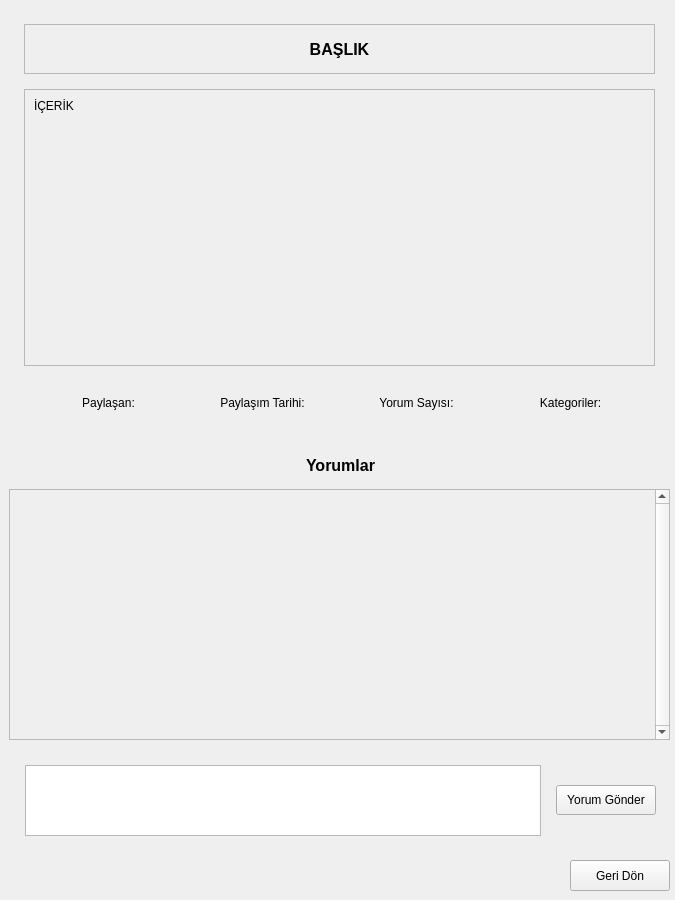
<?xml version="1.0" encoding="UTF-8"?>
<ui version="4.0">
 <class>postViewPanel</class>
 <widget class="QWidget" name="postViewPanel">
  <property name="geometry">
   <rect>
    <x>0</x>
    <y>0</y>
    <width>675</width>
    <height>900</height>
   </rect>
  </property>
  <property name="minimumSize">
   <size>
    <width>675</width>
    <height>900</height>
   </size>
  </property>
  <property name="maximumSize">
   <size>
    <width>675</width>
    <height>900</height>
   </size>
  </property>
  <property name="windowTitle">
   <string>Gönderi Ekranı</string>
  </property>
  <widget class="QWidget" name="verticalLayoutWidget">
   <property name="geometry">
    <rect>
     <x>9</x>
     <y>9</y>
     <width>661</width>
     <height>431</height>
    </rect>
   </property>
   <layout class="QVBoxLayout" name="verticalLayout">
    <property name="spacing">
     <number>15</number>
    </property>
    <property name="leftMargin">
     <number>15</number>
    </property>
    <property name="topMargin">
     <number>15</number>
    </property>
    <property name="rightMargin">
     <number>15</number>
    </property>
    <property name="bottomMargin">
     <number>15</number>
    </property>
    <item>
     <widget class="QFrame" name="frame">
      <property name="sizePolicy">
       <sizepolicy hsizetype="Preferred" vsizetype="Fixed">
        <horstretch>0</horstretch>
        <verstretch>0</verstretch>
       </sizepolicy>
      </property>
      <property name="minimumSize">
       <size>
        <width>0</width>
        <height>40</height>
       </size>
      </property>
      <property name="frameShape">
       <enum>QFrame::StyledPanel</enum>
      </property>
      <property name="frameShadow">
       <enum>QFrame::Raised</enum>
      </property>
      <layout class="QVBoxLayout" name="verticalLayout_2">
       <item>
        <widget class="QLabel" name="titleLabel">
         <property name="minimumSize">
          <size>
           <width>0</width>
           <height>30</height>
          </size>
         </property>
         <property name="font">
          <font>
           <pointsize>12</pointsize>
           <weight>75</weight>
           <bold>true</bold>
          </font>
         </property>
         <property name="text">
          <string>BAŞLIK</string>
         </property>
         <property name="alignment">
          <set>Qt::AlignCenter</set>
         </property>
        </widget>
       </item>
      </layout>
     </widget>
    </item>
    <item>
     <widget class="QFrame" name="frame_2">
      <property name="sizePolicy">
       <sizepolicy hsizetype="Preferred" vsizetype="Expanding">
        <horstretch>0</horstretch>
        <verstretch>0</verstretch>
       </sizepolicy>
      </property>
      <property name="frameShape">
       <enum>QFrame::StyledPanel</enum>
      </property>
      <property name="frameShadow">
       <enum>QFrame::Raised</enum>
      </property>
      <layout class="QVBoxLayout" name="verticalLayout_3">
       <item>
        <widget class="QLabel" name="contentLabel">
         <property name="sizePolicy">
          <sizepolicy hsizetype="Preferred" vsizetype="Expanding">
           <horstretch>0</horstretch>
           <verstretch>0</verstretch>
          </sizepolicy>
         </property>
         <property name="text">
          <string>İÇERİK</string>
         </property>
         <property name="scaledContents">
          <bool>true</bool>
         </property>
         <property name="alignment">
          <set>Qt::AlignLeading|Qt::AlignLeft|Qt::AlignTop</set>
         </property>
         <property name="wordWrap">
          <bool>true</bool>
         </property>
        </widget>
       </item>
      </layout>
     </widget>
    </item>
    <item>
     <layout class="QHBoxLayout" name="horizontalLayout">
      <property name="spacing">
       <number>15</number>
      </property>
      <property name="leftMargin">
       <number>15</number>
      </property>
      <property name="topMargin">
       <number>15</number>
      </property>
      <property name="rightMargin">
       <number>15</number>
      </property>
      <property name="bottomMargin">
       <number>15</number>
      </property>
      <item>
       <widget class="QLabel" name="publisherLabel">
        <property name="text">
         <string>Paylaşan:</string>
        </property>
        <property name="alignment">
         <set>Qt::AlignCenter</set>
        </property>
       </widget>
      </item>
      <item>
       <widget class="QLabel" name="publishDateLabel">
        <property name="text">
         <string>Paylaşım Tarihi:</string>
        </property>
        <property name="alignment">
         <set>Qt::AlignCenter</set>
        </property>
       </widget>
      </item>
      <item>
       <widget class="QLabel" name="commentCountLabel">
        <property name="text">
         <string>Yorum Sayısı:</string>
        </property>
        <property name="alignment">
         <set>Qt::AlignCenter</set>
        </property>
       </widget>
      </item>
      <item>
       <widget class="QLabel" name="categoriesLabel">
        <property name="text">
         <string>Kategoriler:</string>
        </property>
        <property name="alignment">
         <set>Qt::AlignCenter</set>
        </property>
       </widget>
      </item>
     </layout>
    </item>
   </layout>
  </widget>
  <widget class="QScrollArea" name="scrollArea">
   <property name="geometry">
    <rect>
     <x>9</x>
     <y>489</y>
     <width>661</width>
     <height>251</height>
    </rect>
   </property>
   <property name="verticalScrollBarPolicy">
    <enum>Qt::ScrollBarAlwaysOn</enum>
   </property>
   <property name="horizontalScrollBarPolicy">
    <enum>Qt::ScrollBarAlwaysOff</enum>
   </property>
   <property name="widgetResizable">
    <bool>true</bool>
   </property>
   <widget class="QWidget" name="scrollAreaWidgetContents">
    <property name="geometry">
     <rect>
      <x>0</x>
      <y>0</y>
      <width>642</width>
      <height>249</height>
     </rect>
    </property>
    <layout class="QVBoxLayout" name="verticalLayout_5">
     <property name="spacing">
      <number>15</number>
     </property>
     <property name="leftMargin">
      <number>15</number>
     </property>
     <property name="topMargin">
      <number>15</number>
     </property>
     <property name="rightMargin">
      <number>15</number>
     </property>
     <property name="bottomMargin">
      <number>15</number>
     </property>
    </layout>
   </widget>
  </widget>
  <widget class="QWidget" name="verticalLayoutWidget_2">
   <property name="geometry">
    <rect>
     <x>10</x>
     <y>750</y>
     <width>661</width>
     <height>101</height>
    </rect>
   </property>
   <layout class="QHBoxLayout" name="horizontalLayout_2">
    <property name="spacing">
     <number>15</number>
    </property>
    <property name="leftMargin">
     <number>15</number>
    </property>
    <property name="topMargin">
     <number>15</number>
    </property>
    <property name="rightMargin">
     <number>15</number>
    </property>
    <property name="bottomMargin">
     <number>15</number>
    </property>
    <item>
     <widget class="QPlainTextEdit" name="commentContentInput"/>
    </item>
    <item>
     <widget class="QPushButton" name="sendCommentButton">
      <property name="sizePolicy">
       <sizepolicy hsizetype="Fixed" vsizetype="Fixed">
        <horstretch>0</horstretch>
        <verstretch>0</verstretch>
       </sizepolicy>
      </property>
      <property name="minimumSize">
       <size>
        <width>100</width>
        <height>30</height>
       </size>
      </property>
      <property name="text">
       <string>Yorum Gönder</string>
      </property>
     </widget>
    </item>
   </layout>
  </widget>
  <widget class="QLabel" name="label">
   <property name="geometry">
    <rect>
     <x>10</x>
     <y>450</y>
     <width>661</width>
     <height>31</height>
    </rect>
   </property>
   <property name="sizePolicy">
    <sizepolicy hsizetype="Preferred" vsizetype="Preferred">
     <horstretch>0</horstretch>
     <verstretch>0</verstretch>
    </sizepolicy>
   </property>
   <property name="font">
    <font>
     <pointsize>12</pointsize>
     <weight>75</weight>
     <bold>true</bold>
    </font>
   </property>
   <property name="text">
    <string>Yorumlar</string>
   </property>
   <property name="alignment">
    <set>Qt::AlignCenter</set>
   </property>
  </widget>
  <widget class="QPushButton" name="backButton">
   <property name="geometry">
    <rect>
     <x>570</x>
     <y>860</y>
     <width>100</width>
     <height>31</height>
    </rect>
   </property>
   <property name="sizePolicy">
    <sizepolicy hsizetype="Fixed" vsizetype="Expanding">
     <horstretch>0</horstretch>
     <verstretch>0</verstretch>
    </sizepolicy>
   </property>
   <property name="minimumSize">
    <size>
     <width>100</width>
     <height>0</height>
    </size>
   </property>
   <property name="text">
    <string>Geri Dön</string>
   </property>
  </widget>
 </widget>
 <resources/>
 <connections/>
</ui>
